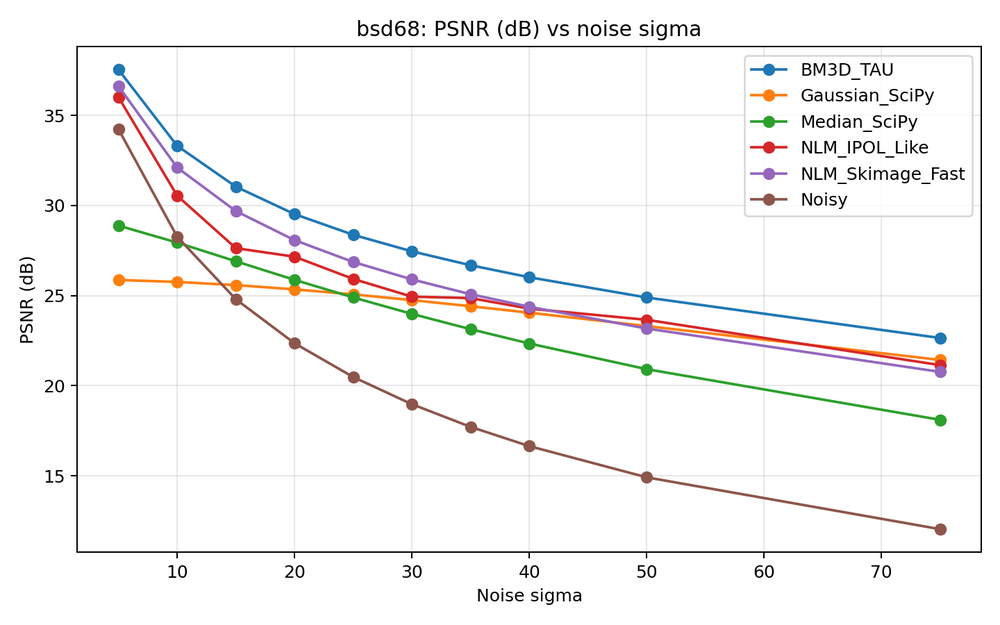
#> input picture results/v3/figures_bsd68/bsd68_psnr_curve.png, 1000 x 625 px, shrunk from 1440 x 900 before the run; its folder holds only this picture in this run
$ python benchmark_v3_classical.py --dataset-name ../results/v3/figures_bsd68 --data-dir ../results/v3/figures_bsd68
#> lines starting #> are read from the running program, lines starting #| are printed output that depends on the picture
### src/baselines/classical_v3.py
"""
classical_v3.py

V3 classical denoising baselines for AWGN grayscale benchmark.
All functions accept and return float images in [0, 1].
The noise sigma argument is kept in the usual image-denoising scale [0, 255].

Methods included:
- Gaussian_SciPy: optimized spatial Gaussian filter
- Median_SciPy: optimized rank median filter
- NLM_Skimage_Fast: skimage optimized NLM, h = 0.8 * sigma
- NLM_IPOL_Like: skimage original-mode NLM with IPOL-like parameter schedule
- BM3D_TAU: PyPI bm3d wrapper from Tampere/TAU implementation
- KSVD_Repo: optional bridge to the existing repo K-SVD implementation
"""

from __future__ import annotations

from dataclasses import dataclass
from typing import Callable, Dict, Optional

import numpy as np
from scipy.ndimage import gaussian_filter as scipy_gaussian_filter
from scipy.ndimage import median_filter as scipy_median_filter
from skimage.restoration import denoise_nl_means


Array = np.ndarray


@dataclass(frozen=True)
class MethodSpec:
    name: str
    implementation: str
    fn: Callable[[Array, float], Array]
    notes: str = ""


def ensure_float01(image: Array) -> Array:
    """Return a float32 grayscale image clipped to [0, 1]."""
    arr = np.asarray(image)
    if arr.dtype == np.bool_:
        arr = arr.astype(np.float32)
    elif np.issubdtype(arr.dtype, np.integer):
        arr = arr.astype(np.float32) / np.iinfo(arr.dtype).max
    else:
        arr = arr.astype(np.float32)
        if arr.size and arr.max() > 1.5:
            arr = arr / 255.0
    return np.clip(arr, 0.0, 1.0).astype(np.float32)


def float01_to_uint8(image: Array) -> Array:
    return np.clip(np.rint(np.asarray(image) * 255.0), 0, 255).astype(np.uint8)


def gaussian_scipy(noisy: Array, sigma_noise: float, sigma_filter: float = 1.5) -> Array:
    """Optimized Gaussian filter baseline. sigma_noise is unused by design."""
    x = ensure_float01(noisy)
    y = scipy_gaussian_filter(x, sigma=sigma_filter, mode="reflect")
    return np.clip(y, 0.0, 1.0).astype(np.float32)


def median_scipy(noisy: Array, sigma_noise: float, kernel_size: int = 3) -> Array:
    """Optimized median filter baseline. sigma_noise is unused by design."""
    x = ensure_float01(noisy)
    y = scipy_median_filter(x, size=kernel_size, mode="reflect")
    return np.clip(y, 0.0, 1.0).astype(np.float32)


def nlm_skimage_fast(
    noisy: Array,
    sigma_noise: float,
    patch_size: int = 5,
    search_size: int = 21,
    h_factor: float = 0.8,
) -> Array:
    """
    Fast NLM baseline using skimage.restoration.denoise_nl_means.

    The benchmark passes the known AWGN sigma rather than estimating sigma from
    the noisy image. This makes the protocol explicit and reproducible.
    """
    x = ensure_float01(noisy)
    sigma_norm = float(sigma_noise) / 255.0
    y = denoise_nl_means(
        x,
        patch_size=patch_size,
        patch_distance=search_size // 2,
        h=h_factor * sigma_norm,
        sigma=sigma_norm,
        fast_mode=True,
        preserve_range=True,
        channel_axis=None,
    )
    return np.clip(y, 0.0, 1.0).astype(np.float32)


def get_nlm_ipol_params(sigma_noise: float) -> tuple[int, int, float]:
    """
    IPOL-like grayscale NLM parameter schedule.

    Returns:
        patch_size, search_size, h_factor

    The search_size values are the full research block sizes from IPOL
    (21x21 or 35x35). skimage receives patch_distance = search_size // 2.
    """
    sigma = float(sigma_noise)
    if sigma <= 15:
        return 3, 21, 0.40
    if sigma <= 30:
        return 5, 21, 0.40
    if sigma <= 45:
        return 7, 35, 0.35
    if sigma <= 75:
        return 9, 35, 0.35
    return 11, 35, 0.30


def nlm_ipol_like(noisy: Array, sigma_noise: float) -> Array:
    """
    NLM variant closer to the patchwise IPOL parameter table.

    This uses skimage's classic/original mode (fast_mode=False) to avoid the
    fast integral-image approximation. It can be very slow on BSD68.
    """
    x = ensure_float01(noisy)
    sigma_norm = float(sigma_noise) / 255.0
    patch_size, search_size, h_factor = get_nlm_ipol_params(sigma_noise)
    y = denoise_nl_means(
        x,
        patch_size=patch_size,
        patch_distance=search_size // 2,
        h=h_factor * sigma_norm,
        sigma=sigma_norm,
        fast_mode=False,
        preserve_range=True,
        channel_axis=None,
    )
    return np.clip(y, 0.0, 1.0).astype(np.float32)


def bm3d_tau(noisy: Array, sigma_noise: float) -> Array:
    """BM3D baseline using the PyPI bm3d package. Input/output are float [0, 1]."""
    try:
        import bm3d  # type: ignore
    except Exception as exc:  # pragma: no cover - environment dependent
        raise ImportError("BM3D is not installed. Run: pip install bm3d") from exc

    x = ensure_float01(noisy)
    sigma_norm = float(sigma_noise) / 255.0
    y = bm3d.bm3d(x, sigma_psd=sigma_norm)
    return np.clip(y, 0.0, 1.0).astype(np.float32)


# [22 lines left out: function ksvd_repo_bridge, not called in this run]


def get_method_registry(include_ksvd: bool = False) -> Dict[str, MethodSpec]:
    methods: Dict[str, MethodSpec] = {
        "gaussian_scipy": MethodSpec(
            name="Gaussian_SciPy",
            implementation="scipy.ndimage.gaussian_filter(sigma_filter=1.5, reflect)",
            fn=gaussian_scipy,
            notes="Optimized replacement for Python-loop Gaussian filter.",
        ),
        "median_scipy": MethodSpec(
            name="Median_SciPy",
            implementation="scipy.ndimage.median_filter(size=3, reflect)",
            fn=median_scipy,
            notes="Optimized replacement for Python-loop median filter.",
        ),
        "nlm_fast": MethodSpec(
            name="NLM_Skimage_Fast",
            implementation="skimage.denoise_nl_means(fast_mode=True, h=0.8*sigma, sigma=known_sigma)",
            fn=nlm_skimage_fast,
            notes="Fast engineering baseline; not the original patchwise NLM runtime.",
        ),
        "nlm_ipol": MethodSpec(
            name="NLM_IPOL_Like",
            implementation="skimage.denoise_nl_means(fast_mode=False) with IPOL grayscale parameter schedule",
            fn=nlm_ipol_like,
            notes="Closer to IPOL patchwise parameters; can be very slow.",
        ),
        "bm3d_tau": MethodSpec(
            name="BM3D_TAU",
            implementation="bm3d.bm3d(noisy_float01, sigma_psd=sigma/255)",
            fn=bm3d_tau,
            notes="Reference classical upper baseline for AWGN.",
        ),
    }
    if include_ksvd:
        methods["ksvd_repo"] = MethodSpec(
            name="KSVD_Repo",
            implementation="existing repo ksvd_denoise(dict_size=128, patch_size=8, iterations=5, sparsity=3)",
            fn=ksvd_repo_bridge,
            notes="Optional slow dictionary-learning baseline.",
        )
    return methods

### scripts/benchmark_v3_classical.py
"""
Benchmark V3: fair classical denoising baseline.

Run from repo root, for example:
    python scripts/benchmark_v3_classical.py --dataset-name set12 --data-dir "Data/Gray test/Set12" --sigmas 15 25 50

Design choices:
- Loads real image files from a dataset directory. No fake Set12 fallback.
- Converts all images to grayscale float [0, 1].
- Generates AWGN once per image/sigma/seed and reuses the same noisy input for every method.
- Records status/error per method so long runs do not silently corrupt the CSV.
"""

from __future__ import annotations

import argparse
import hashlib
import json
import os
import platform
import sys
import time
from pathlib import Path
from typing import Dict, Iterable, List, Tuple

import numpy as np
import pandas as pd
from skimage import color, io
from skimage.metrics import peak_signal_noise_ratio, structural_similarity

ROOT = Path(__file__).resolve().parents[1]
sys.path.insert(0, str(ROOT / "src"))

from baselines.classical_v3 import (  # noqa: E402
    MethodSpec,
    ensure_float01,
    float01_to_uint8,
    get_method_registry,
)

VALID_EXTS = {".png", ".jpg", ".jpeg", ".bmp", ".tif", ".tiff"}
DEFAULT_SIGMAS = [5, 10, 15, 20, 25, 30, 35, 40, 50, 75]
DEFAULT_METHODS = ["gaussian_scipy", "median_scipy", "nlm_fast", "nlm_ipol", "bm3d_tau"]


def stable_int_seed(base_seed: int, dataset_name: str, image_name: str, sigma: float) -> int:
    text = f"{base_seed}|{dataset_name}|{image_name}|{float(sigma):.6f}"
    digest = hashlib.sha256(text.encode("utf-8")).hexdigest()
    return int(digest[:12], 16) % (2**32 - 1)


def add_awgn_float01(clean: np.ndarray, sigma: float, seed: int) -> np.ndarray:
    sigma_norm = float(sigma) / 255.0
    rng = np.random.default_rng(seed)
    noise = rng.normal(loc=0.0, scale=sigma_norm, size=clean.shape).astype(np.float32)
    return np.clip(clean.astype(np.float32) + noise, 0.0, 1.0).astype(np.float32)


def image_to_gray_float01(path: Path) -> np.ndarray:
    arr = io.imread(str(path))
#> arr is the input picture: shape (625, 1000, 4); mean R, G, B, A 246.5, 245.7, 245.4, 255

    # Drop alpha if present.
    if arr.ndim == 3 and arr.shape[-1] == 4:
        arr = arr[..., :3]
#> arr: shape (625, 1000, 3)

    if arr.ndim == 3:
        arr_float = ensure_float01(arr)
        arr_gray = color.rgb2gray(arr_float)
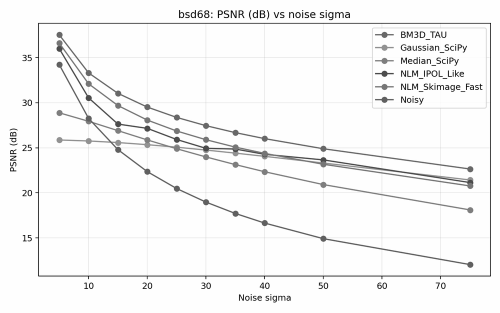
#> arr_gray: shape (625, 1000) float32 (shown at 1/2 size); min 0, max 1, mean 0.964
        return ensure_float01(arr_gray)

    if arr.ndim != 2:
        raise ValueError(f"Unsupported image shape {arr.shape} for {path}")

    return ensure_float01(arr)


def list_image_files(data_dir: Path, recursive: bool = False) -> List[Path]:
    if not data_dir.exists():
        raise FileNotFoundError(f"Dataset directory does not exist: {data_dir}")
    pattern = "**/*" if recursive else "*"
    files = [p for p in data_dir.glob(pattern) if p.is_file() and p.suffix.lower() in VALID_EXTS]
    return sorted(files, key=lambda p: p.name.lower())


def load_dataset(data_dir: Path, recursive: bool = False, image_limit: int | None = None) -> Dict[str, np.ndarray]:
    files = list_image_files(data_dir, recursive=recursive)
    if image_limit is not None:
        files = files[: int(image_limit)]
    if not files:
        raise RuntimeError(f"No image files found in {data_dir}. Supported: {sorted(VALID_EXTS)}")

    images: Dict[str, np.ndarray] = {}
    for path in files:
        key = path.stem
        if key in images:
            key = path.relative_to(data_dir).as_posix().replace("/", "__").rsplit(".", 1)[0]
        images[key] = image_to_gray_float01(path)
    return images


def compute_metrics(clean: np.ndarray, result: np.ndarray) -> Tuple[float, float]:
    clean = ensure_float01(clean)
    result = ensure_float01(result)
    psnr = peak_signal_noise_ratio(clean, result, data_range=1.0)
    # Explicit data_range is important for float images.
    ssim = structural_similarity(clean, result, data_range=1.0)
    return float(psnr), float(ssim)


def run_method(method: MethodSpec, noisy: np.ndarray, sigma: float, trials: int, warmup: int) -> Tuple[np.ndarray, float]:
    # Warmup is useful for implementations with first-call overhead.
    for _ in range(max(0, warmup)):
        _ = method.fn(noisy, sigma)

    runtimes: List[float] = []
    result = None
    for _ in range(max(1, trials)):
        t0 = time.perf_counter()
        result = method.fn(noisy, sigma)
        runtimes.append((time.perf_counter() - t0) * 1000.0)

    assert result is not None
    return ensure_float01(result), float(np.mean(runtimes))


def save_debug_image(path: Path, image: np.ndarray) -> None:
    path.parent.mkdir(parents=True, exist_ok=True)
    io.imsave(str(path), float01_to_uint8(image), check_contrast=False)


def write_partial(df_records: List[dict], output_raw: Path) -> None:
    output_raw.parent.mkdir(parents=True, exist_ok=True)
    pd.DataFrame(df_records).to_csv(output_raw, index=False)


def benchmark(args: argparse.Namespace) -> pd.DataFrame:
    data_dir = Path(args.data_dir)
    images = load_dataset(data_dir, recursive=args.recursive, image_limit=args.image_limit)
#> images = 1 item

    registry = get_method_registry(include_ksvd=args.include_ksvd)
    selected = args.methods if args.methods else DEFAULT_METHODS
    unknown = [m for m in selected if m not in registry]
    if unknown:
        raise ValueError(f"Unknown methods: {unknown}. Available: {sorted(registry)}")
    methods = {key: registry[key] for key in selected}

    output_dir = Path(args.output_dir)
    output_dir.mkdir(parents=True, exist_ok=True)
    output_raw = output_dir / f"benchmark_v3_{args.dataset_name}_raw.csv"

    metadata = {
        "dataset_name": args.dataset_name,
        "data_dir": str(data_dir),
        "num_images": len(images),
        "sigmas": args.sigmas,
        "methods": [methods[k].name for k in methods],
        "seed": args.seed,
        "trials": args.trials,
        "warmup": args.warmup,
        "python": sys.version,
        "platform": platform.platform(),
    }
    (output_dir / f"benchmark_v3_{args.dataset_name}_metadata.json").write_text(
        json.dumps(metadata, indent=2, ensure_ascii=False), encoding="utf-8"
    )

    records: List[dict] = []
    total = len(images) * len(args.sigmas) * (len(methods) + 1)
#> total = 60
    done = 0

    print(f"\nBenchmark V3: {args.dataset_name}")
    print(f"  data_dir: {data_dir}")
    print(f"  images:   {len(images)}")
#|   images:   1
    print(f"  sigmas:   {args.sigmas}")
    print(f"  methods:  {[methods[k].name for k in methods]}")
    print(f"  total rows: {total}\n")
#|   total rows: 60

    for image_name, clean in images.items():
        height, width = clean.shape[:2]
        for sigma in args.sigmas:
            per_case_seed = stable_int_seed(args.seed, args.dataset_name, image_name, sigma)
            noisy = add_awgn_float01(clean, sigma=sigma, seed=per_case_seed)

            noisy_psnr, noisy_ssim = compute_metrics(clean, noisy)
            records.append(
                {
                    "dataset": args.dataset_name,
                    "image": image_name,
                    "height": height,
                    "width": width,
                    "sigma": sigma,
                    "seed": per_case_seed,
                    "method": "Noisy",
                    "implementation": "clean + AWGN, clipped to [0,1]",
                    "psnr": round(noisy_psnr, 6),
                    "ssim": round(noisy_ssim, 8),
                    "runtime_ms": 0.0,
                    "status": "ok",
                    "error": "",
                    "notes": "same noisy image reused for all methods",
                }
            )
            done += 1
            print(f"[{done:>4}/{total}] {image_name} | Noisy | sigma={sigma} -> PSNR={noisy_psnr:.3f}")

            if args.save_images and sigma in args.save_image_sigmas:
                save_debug_image(output_dir / "images" / args.dataset_name / f"{image_name}_sigma{sigma}_noisy.png", noisy)

            for method_key, method in methods.items():
                done += 1
                print(f"[{done:>4}/{total}] {image_name} | {method.name} | sigma={sigma}", end="", flush=True)
                try:
                    result, runtime_ms = run_method(method, noisy, float(sigma), trials=args.trials, warmup=args.warmup)
                    psnr, ssim = compute_metrics(clean, result)
                    status = "ok"
                    error = ""
                    print(f" -> PSNR={psnr:.3f}, SSIM={ssim:.4f}, {runtime_ms:.1f} ms")

                    if args.save_images and sigma in args.save_image_sigmas:
                        safe_method = method.name.replace("/", "_").replace(" ", "_")
                        save_debug_image(
                            output_dir / "images" / args.dataset_name / f"{image_name}_sigma{sigma}_{safe_method}.png",
                            result,
                        )
                except Exception as exc:
                    psnr = np.nan
                    ssim = np.nan
                    runtime_ms = np.nan
                    status = "failed"
                    error = repr(exc)
                    print(f" -> FAILED: {error}")

                records.append(
                    {
                        "dataset": args.dataset_name,
                        "image": image_name,
                        "height": height,
                        "width": width,
                        "sigma": sigma,
                        "seed": per_case_seed,
                        "method": method.name,
                        "implementation": method.implementation,
                        "psnr": None if np.isnan(psnr) else round(float(psnr), 6),
                        "ssim": None if np.isnan(ssim) else round(float(ssim), 8),
                        "runtime_ms": None if np.isnan(runtime_ms) else round(float(runtime_ms), 3),
                        "status": status,
                        "error": error,
                        "notes": method.notes,
                    }
                )

                if args.write_every > 0 and len(records) % args.write_every == 0:
                    write_partial(records, output_raw)
#> this loop made 1 pass
#> (image_name, height, width) on pass 1: ('bsd68_psnr_curve', 625, 1000)
#> (printed output is left out)
#> pass 1, in add_awgn_float01, `noise = rng.normal(loc=0.0, scale=sigma_norm, size=clean.shape).astype..`:
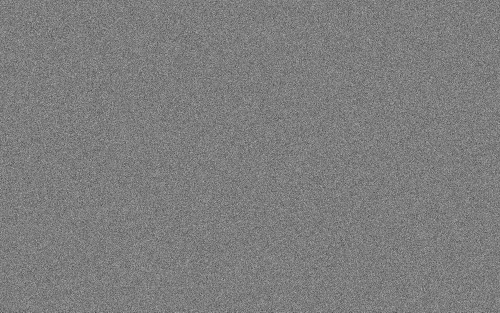
#> noise: shape (625, 1000) float32 (shown at 1/2 size); min -0.0957, max 0.0983, mean -1.13e-05; drawn with min black and max white
#> pass 1, in gaussian_scipy, `y = scipy_gaussian_filter(x, sigma=sigma_filter, mode="reflect")`:
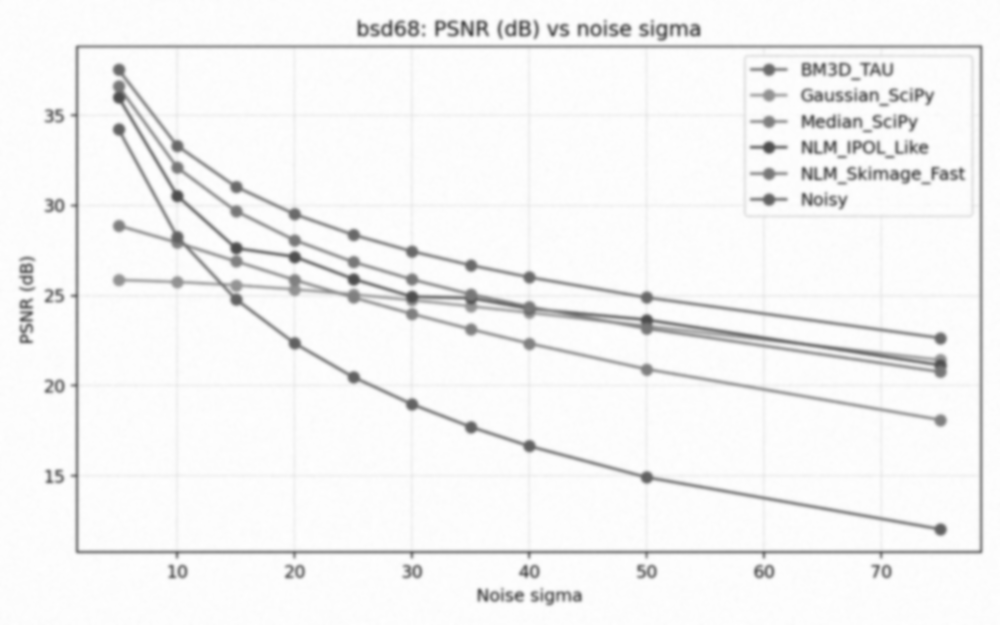
#> y: shape (625, 1000) float32; min 0.296, max 0.999, mean 0.957
#> after the loop, done = 6; records = 5 items

    df = pd.DataFrame(records)
    df.to_csv(output_raw, index=False)
    print(f"\nSaved raw results: {output_raw}")
    return df


def parse_args() -> argparse.Namespace:
    parser = argparse.ArgumentParser(description="V3 classical image-denoising benchmark")
    parser.add_argument("--dataset-name", required=True, help="Name stored in CSV, e.g. set12 or bsd68")
    parser.add_argument("--data-dir", required=True, help="Directory containing real test images")
    parser.add_argument("--sigmas", nargs="+", type=int, default=DEFAULT_SIGMAS)
    parser.add_argument("--methods", nargs="+", default=DEFAULT_METHODS)
    parser.add_argument("--seed", type=int, default=42)
    parser.add_argument("--output-dir", default="results/v3")
    parser.add_argument("--trials", type=int, default=1, help="Repeated timing trials per method")
    parser.add_argument("--warmup", type=int, default=0, help="Warmup calls before timed trials")
    parser.add_argument("--image-limit", type=int, default=None, help="Optional limit for smoke tests")
    parser.add_argument("--recursive", action="store_true", help="Search images recursively")
    parser.add_argument("--include-ksvd", action="store_true", help="Enable optional existing K-SVD bridge")
    parser.add_argument("--save-images", action="store_true", help="Save noisy and denoised sample outputs")
    parser.add_argument("--save-image-sigmas", nargs="+", type=int, default=[15, 25, 50])
    parser.add_argument("--write-every", type=int, default=20, help="Write partial CSV every N records")
    return parser.parse_args()


if __name__ == "__main__":
    benchmark(parse_args())
#> (the call stopped at in bm3d_tau, `y = bm3d.bm3d(x, sigma_psd=sigma_norm)`: bm3d is not available in this run)
